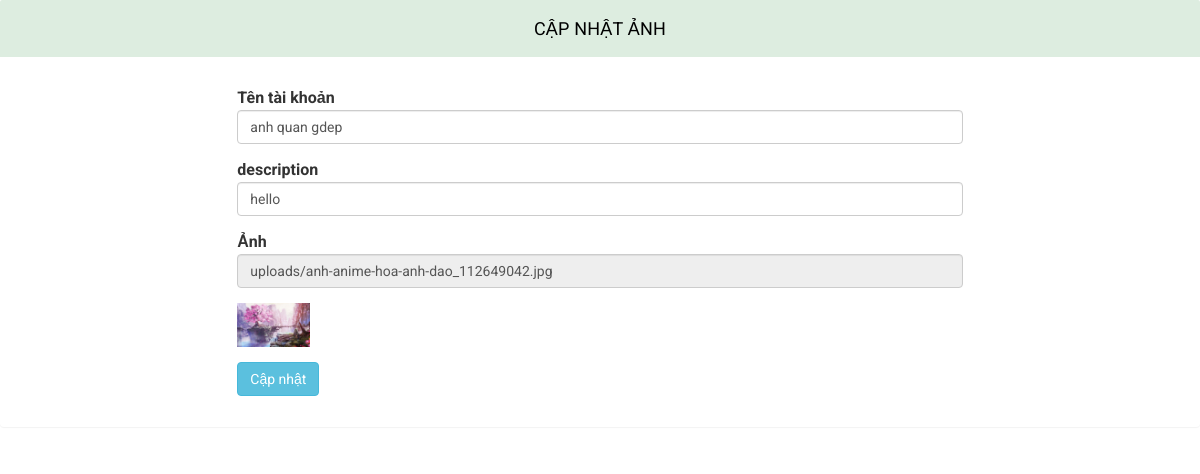
The page /edit_image.php?id=2 on the database its author committed.
### tables this page shows
CREATE TABLE `si_image` (
  `id` int(11) NOT NULL,
  `name` varchar(50) NOT NULL,
  `description` varchar(200) NOT NULL,
  `status` tinyint(1) NOT NULL,
  `tag` varchar(50) NOT NULL,
  `url` varchar(100) NOT NULL,
  `id_user` varchar(150) NOT NULL,
  `view` int(11) NOT NULL,
  `like_image` int(11) NOT NULL,
  `price` int(11) NOT NULL,
  `url_vip` varchar(100) NOT NULL
);

### edit_image.php (the view, shortened to what this page needs)
<?php
$conn = init();
   if (isset($_GET["id"])) {
    $sql = 'SELECT * FROM si_image WHERE id='.$_GET["id"];
    $retval= mysqli_query($conn, $sql);
    if(mysqli_num_rows($retval) > 0){
       while($row = mysqli_fetch_assoc($retval)){
?>
<link rel="stylesheet" href='public/backend/css/bootstrap.min.css' >
<link href='public/backend/css/style.css' rel='stylesheet' type='text/css' />
<link href='public/backend/css/style-responsive.css' rel="stylesheet"/>
<link rel="stylesheet" href='public/backend/css/font.css' type="text/css"/>
<link href='public/backend/css/font-awesome.css' rel="stylesheet">
<link rel="stylesheet" href='public/backend/css/morris.css' type="text/css"/>
<link rel="stylesheet" href='public/backend/css/monthly.css'>
<div class="row">
            <div class="col-lg-12">
                    <section class="panel">
                        <header class="panel-heading">
                            Cập nhật ảnh
                        </header>
                        <div class="panel-body">
                            <div class="position-center">
                                <form role="form" action="update_image.php" method="POST">
                                <div class="form-group">
                                    <label for="exampleInputName">Tên tài khoản</label>
                                    <input type="text" value="<?php echo $row['name']?>" name="name" class="form-control"  placeholder="Tên tài khoản" >
                                </div>
                                <div class="form-group">
                                    <label for="exampleInputName">description</label>
                                    <input type="text" value="<?php echo $row['description']?>" name="description" class="form-control"  placeholder="description">
                                </div>
                                <div class="form-group">
                                    <label for="exampleInputName">Ảnh</label>
                                    <input type="text" value="<?php echo $row['url']?>" name="image" class="form-control"  placeholder="Ảnh" disabled>
                                </div>
                                <div class="form-group">
                                    <img src="<?php echo $row['url'] ?>" style="width:10%">
                                </div>
                                <button type="submit" name="update_brand_product" class="btn btn-info">Cập nhật</button>
                            </form>
                            </div>
                        </div>
                    </section>
            </div>
<?php
      }
    } else{
      echo "0 results";
    }
}
?>

### public/backend/css/style.css (style rules this page uses)
ul,label { margin:0; padding:0; }
.position-center { width:62%; margin: 0 auto; }
.panel-heading { position: relative; height: 57px; line-height: 57px; letter-spacing: 0.2px; color: #000; font-size: 18px; font-weight: 400; padding: 0 16px; background:#ddede0; border-top-right-radius: 2px; border-top-left-radius: 2px; text-transform: uppercase; text-align: center; }
.panel { border: none ! important; }

### rows shown on the page
si_image: name "anh quan gdep", description "hello", image "uploads/anh-anime-hoa-anh-dao_112649042.jpg", url (picture)
